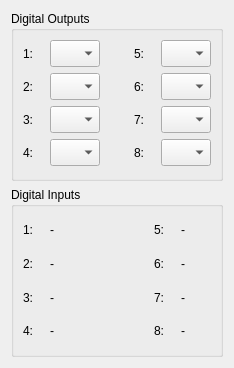
<?xml version="1.0" encoding="UTF-8"?>
<ui version="4.0">
 <class>DigitalIODialog</class>
 <widget class="QDialog" name="DigitalIODialog">
  <property name="geometry">
   <rect>
    <x>0</x>
    <y>0</y>
    <width>234</width>
    <height>364</height>
   </rect>
  </property>
  <property name="windowTitle">
   <string>Dialog</string>
  </property>
  <layout class="QVBoxLayout" name="verticalLayout">
   <item>
    <widget class="QGroupBox" name="groupBox">
     <property name="minimumSize">
      <size>
       <width>190</width>
       <height>170</height>
      </size>
     </property>
     <property name="title">
      <string>Digital Outputs</string>
     </property>
     <layout class="QGridLayout" name="gridLayout">
      <item row="3" column="2">
       <layout class="QHBoxLayout" name="horizontalLayout_7">
        <item>
         <widget class="QLabel" name="label_7">
          <property name="minimumSize">
           <size>
            <width>21</width>
            <height>17</height>
           </size>
          </property>
          <property name="text">
           <string>8:</string>
          </property>
         </widget>
        </item>
        <item>
         <widget class="QComboBox" name="comboBoxDigitalOut8">
          <property name="minimumSize">
           <size>
            <width>50</width>
            <height>27</height>
           </size>
          </property>
          <property name="maximumSize">
           <size>
            <width>50</width>
            <height>27</height>
           </size>
          </property>
         </widget>
        </item>
       </layout>
      </item>
      <item row="1" column="2">
       <layout class="QHBoxLayout" name="horizontalLayout_8">
        <item>
         <widget class="QLabel" name="label_8">
          <property name="minimumSize">
           <size>
            <width>21</width>
            <height>17</height>
           </size>
          </property>
          <property name="text">
           <string>6:</string>
          </property>
         </widget>
        </item>
        <item>
         <widget class="QComboBox" name="comboBoxDigitalOut6">
          <property name="minimumSize">
           <size>
            <width>50</width>
            <height>27</height>
           </size>
          </property>
          <property name="maximumSize">
           <size>
            <width>50</width>
            <height>27</height>
           </size>
          </property>
         </widget>
        </item>
       </layout>
      </item>
      <item row="1" column="0">
       <layout class="QHBoxLayout" name="horizontalLayout_2">
        <item>
         <widget class="QLabel" name="label_2">
          <property name="minimumSize">
           <size>
            <width>21</width>
            <height>17</height>
           </size>
          </property>
          <property name="text">
           <string>2:</string>
          </property>
         </widget>
        </item>
        <item>
         <widget class="QComboBox" name="comboBoxDigitalOut2">
          <property name="minimumSize">
           <size>
            <width>50</width>
            <height>27</height>
           </size>
          </property>
          <property name="maximumSize">
           <size>
            <width>50</width>
            <height>27</height>
           </size>
          </property>
         </widget>
        </item>
       </layout>
      </item>
      <item row="0" column="0">
       <layout class="QHBoxLayout" name="horizontalLayout">
        <item>
         <widget class="QLabel" name="label">
          <property name="minimumSize">
           <size>
            <width>21</width>
            <height>17</height>
           </size>
          </property>
          <property name="text">
           <string>1:</string>
          </property>
         </widget>
        </item>
        <item>
         <widget class="QComboBox" name="comboBoxDigitalOut1">
          <property name="minimumSize">
           <size>
            <width>50</width>
            <height>27</height>
           </size>
          </property>
          <property name="maximumSize">
           <size>
            <width>50</width>
            <height>27</height>
           </size>
          </property>
         </widget>
        </item>
       </layout>
      </item>
      <item row="0" column="2">
       <layout class="QHBoxLayout" name="horizontalLayout_6">
        <item>
         <widget class="QLabel" name="label_6">
          <property name="minimumSize">
           <size>
            <width>21</width>
            <height>17</height>
           </size>
          </property>
          <property name="text">
           <string>5:</string>
          </property>
         </widget>
        </item>
        <item>
         <widget class="QComboBox" name="comboBoxDigitalOut5">
          <property name="minimumSize">
           <size>
            <width>50</width>
            <height>27</height>
           </size>
          </property>
          <property name="maximumSize">
           <size>
            <width>50</width>
            <height>27</height>
           </size>
          </property>
         </widget>
        </item>
       </layout>
      </item>
      <item row="2" column="2">
       <layout class="QHBoxLayout" name="horizontalLayout_5">
        <item>
         <widget class="QLabel" name="label_5">
          <property name="minimumSize">
           <size>
            <width>21</width>
            <height>17</height>
           </size>
          </property>
          <property name="text">
           <string>7:</string>
          </property>
         </widget>
        </item>
        <item>
         <widget class="QComboBox" name="comboBoxDigitalOut7">
          <property name="minimumSize">
           <size>
            <width>50</width>
            <height>27</height>
           </size>
          </property>
          <property name="maximumSize">
           <size>
            <width>50</width>
            <height>27</height>
           </size>
          </property>
         </widget>
        </item>
       </layout>
      </item>
      <item row="3" column="0">
       <layout class="QHBoxLayout" name="horizontalLayout_4">
        <item>
         <widget class="QLabel" name="label_4">
          <property name="minimumSize">
           <size>
            <width>21</width>
            <height>17</height>
           </size>
          </property>
          <property name="text">
           <string>4:</string>
          </property>
         </widget>
        </item>
        <item>
         <widget class="QComboBox" name="comboBoxDigitalOut4">
          <property name="minimumSize">
           <size>
            <width>50</width>
            <height>27</height>
           </size>
          </property>
          <property name="maximumSize">
           <size>
            <width>50</width>
            <height>27</height>
           </size>
          </property>
         </widget>
        </item>
       </layout>
      </item>
      <item row="2" column="0">
       <layout class="QHBoxLayout" name="horizontalLayout_3">
        <item>
         <widget class="QLabel" name="label_3">
          <property name="minimumSize">
           <size>
            <width>21</width>
            <height>17</height>
           </size>
          </property>
          <property name="text">
           <string>3:</string>
          </property>
         </widget>
        </item>
        <item>
         <widget class="QComboBox" name="comboBoxDigitalOut3">
          <property name="minimumSize">
           <size>
            <width>50</width>
            <height>27</height>
           </size>
          </property>
          <property name="maximumSize">
           <size>
            <width>50</width>
            <height>27</height>
           </size>
          </property>
         </widget>
        </item>
       </layout>
      </item>
      <item row="0" column="1">
       <spacer name="horizontalSpacer">
        <property name="orientation">
         <enum>Qt::Horizontal</enum>
        </property>
        <property name="sizeHint" stdset="0">
         <size>
          <width>20</width>
          <height>20</height>
         </size>
        </property>
       </spacer>
      </item>
     </layout>
    </widget>
   </item>
   <item>
    <widget class="QGroupBox" name="groupBox_2">
     <property name="minimumSize">
      <size>
       <width>150</width>
       <height>170</height>
      </size>
     </property>
     <property name="title">
      <string>Digital Inputs</string>
     </property>
     <layout class="QGridLayout" name="gridLayout_2">
      <item row="0" column="0">
       <layout class="QHBoxLayout" name="horizontalLayout_9">
        <item>
         <widget class="QLabel" name="label_9">
          <property name="minimumSize">
           <size>
            <width>21</width>
            <height>17</height>
           </size>
          </property>
          <property name="text">
           <string>1:</string>
          </property>
         </widget>
        </item>
        <item>
         <widget class="QLabel" name="labelDigitalIn1">
          <property name="minimumSize">
           <size>
            <width>30</width>
            <height>27</height>
           </size>
          </property>
          <property name="text">
           <string>-</string>
          </property>
         </widget>
        </item>
       </layout>
      </item>
      <item row="0" column="2">
       <layout class="QHBoxLayout" name="horizontalLayout_15">
        <item>
         <widget class="QLabel" name="label_21">
          <property name="minimumSize">
           <size>
            <width>21</width>
            <height>17</height>
           </size>
          </property>
          <property name="text">
           <string>5:</string>
          </property>
         </widget>
        </item>
        <item>
         <widget class="QLabel" name="labelDigitalIn5">
          <property name="minimumSize">
           <size>
            <width>30</width>
            <height>27</height>
           </size>
          </property>
          <property name="text">
           <string>-</string>
          </property>
         </widget>
        </item>
       </layout>
      </item>
      <item row="3" column="2">
       <layout class="QHBoxLayout" name="horizontalLayout_13">
        <item>
         <widget class="QLabel" name="label_17">
          <property name="minimumSize">
           <size>
            <width>21</width>
            <height>17</height>
           </size>
          </property>
          <property name="text">
           <string>8:</string>
          </property>
         </widget>
        </item>
        <item>
         <widget class="QLabel" name="labelDigitalIn8">
          <property name="minimumSize">
           <size>
            <width>30</width>
            <height>27</height>
           </size>
          </property>
          <property name="text">
           <string>-</string>
          </property>
         </widget>
        </item>
       </layout>
      </item>
      <item row="1" column="0">
       <layout class="QHBoxLayout" name="horizontalLayout_10">
        <item>
         <widget class="QLabel" name="label_11">
          <property name="minimumSize">
           <size>
            <width>21</width>
            <height>17</height>
           </size>
          </property>
          <property name="text">
           <string>2:</string>
          </property>
         </widget>
        </item>
        <item>
         <widget class="QLabel" name="labelDigitalIn2">
          <property name="minimumSize">
           <size>
            <width>30</width>
            <height>27</height>
           </size>
          </property>
          <property name="text">
           <string>-</string>
          </property>
         </widget>
        </item>
       </layout>
      </item>
      <item row="1" column="2">
       <layout class="QHBoxLayout" name="horizontalLayout_14">
        <item>
         <widget class="QLabel" name="label_19">
          <property name="minimumSize">
           <size>
            <width>21</width>
            <height>17</height>
           </size>
          </property>
          <property name="text">
           <string>6:</string>
          </property>
         </widget>
        </item>
        <item>
         <widget class="QLabel" name="labelDigitalIn6">
          <property name="minimumSize">
           <size>
            <width>30</width>
            <height>27</height>
           </size>
          </property>
          <property name="text">
           <string>-</string>
          </property>
         </widget>
        </item>
       </layout>
      </item>
      <item row="2" column="0">
       <layout class="QHBoxLayout" name="horizontalLayout_11">
        <item>
         <widget class="QLabel" name="label_13">
          <property name="minimumSize">
           <size>
            <width>21</width>
            <height>17</height>
           </size>
          </property>
          <property name="text">
           <string>3:</string>
          </property>
         </widget>
        </item>
        <item>
         <widget class="QLabel" name="labelDigitalIn3">
          <property name="minimumSize">
           <size>
            <width>30</width>
            <height>27</height>
           </size>
          </property>
          <property name="text">
           <string>-</string>
          </property>
         </widget>
        </item>
       </layout>
      </item>
      <item row="2" column="2">
       <layout class="QHBoxLayout" name="horizontalLayout_16">
        <item>
         <widget class="QLabel" name="label_23">
          <property name="minimumSize">
           <size>
            <width>21</width>
            <height>17</height>
           </size>
          </property>
          <property name="text">
           <string>7:</string>
          </property>
         </widget>
        </item>
        <item>
         <widget class="QLabel" name="labelDigitalIn7">
          <property name="minimumSize">
           <size>
            <width>30</width>
            <height>27</height>
           </size>
          </property>
          <property name="text">
           <string>-</string>
          </property>
         </widget>
        </item>
       </layout>
      </item>
      <item row="3" column="0">
       <layout class="QHBoxLayout" name="horizontalLayout_12">
        <item>
         <widget class="QLabel" name="label_15">
          <property name="minimumSize">
           <size>
            <width>21</width>
            <height>17</height>
           </size>
          </property>
          <property name="text">
           <string>4:</string>
          </property>
         </widget>
        </item>
        <item>
         <widget class="QLabel" name="labelDigitalIn4">
          <property name="minimumSize">
           <size>
            <width>30</width>
            <height>27</height>
           </size>
          </property>
          <property name="text">
           <string>-</string>
          </property>
         </widget>
        </item>
       </layout>
      </item>
      <item row="0" column="1">
       <spacer name="horizontalSpacer_2">
        <property name="orientation">
         <enum>Qt::Horizontal</enum>
        </property>
        <property name="sizeHint" stdset="0">
         <size>
          <width>20</width>
          <height>20</height>
         </size>
        </property>
       </spacer>
      </item>
     </layout>
    </widget>
   </item>
  </layout>
 </widget>
 <resources/>
 <connections/>
</ui>
